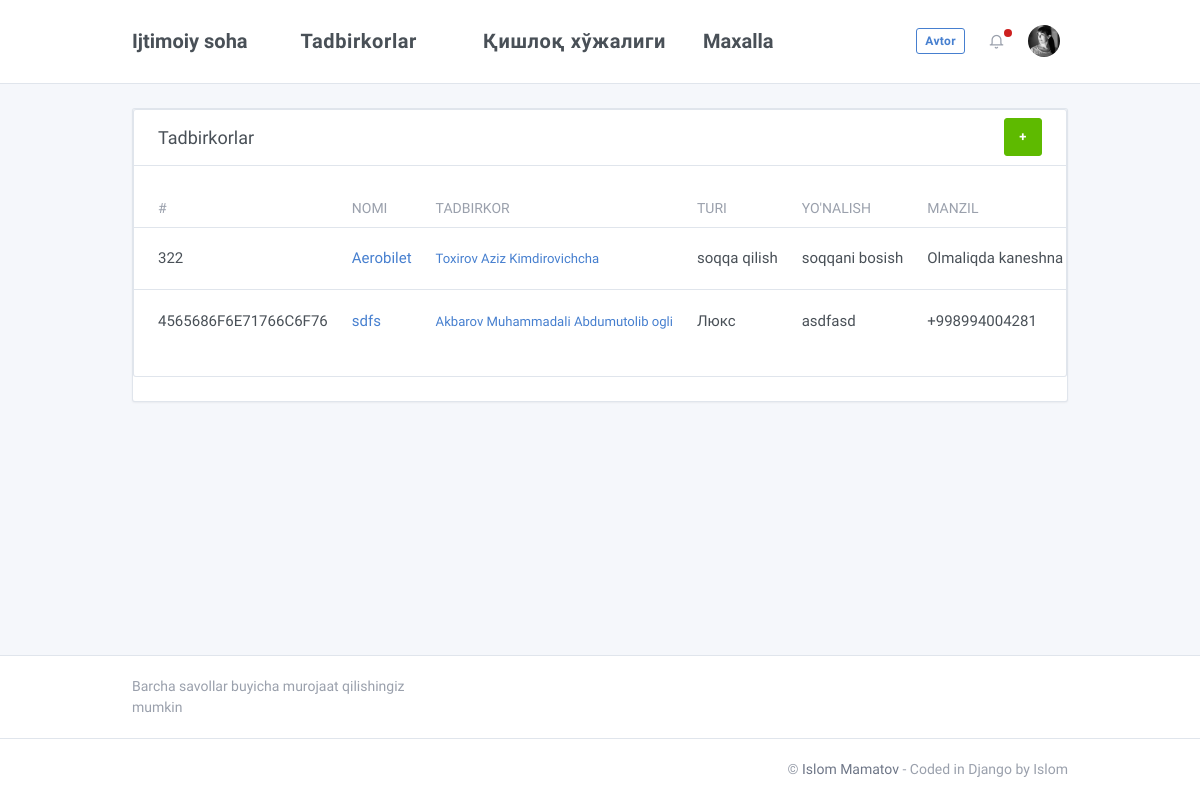
The app's page /bussines/ with its own data.
### app/models.py (models this page shows)
class Business(models.Model):
    number = models.CharField(max_length=20)
    name = models.CharField(max_length=255)
    type = models.CharField(max_length=50)
    destination = models.CharField(max_length=255)
    inn = models.CharField(max_length=10, null=True)
    checking_account = models.IntegerField()
    address = models.CharField(max_length=155)
    owner = models.ForeignKey(User_info, on_delete=models.CASCADE)
    phone_number = models.CharField(max_length=14)

class User_info(models.Model):
    first_name = models.CharField(max_length=50)
    last_name = models.CharField(max_length=50)
    second_name = models.CharField(max_length=50)
    photo = models.ImageField(upload_to='avatars/',  default='core/static/assets/images/user.png')
    birth_date = models.DateField()
    sex = models.CharField(max_length=5)
    passport_data = models.CharField(max_length=9)
    inn = models.CharField(max_length=10, null=True)
    marital_status = models.CharField(max_length=10)  # TODO Choose bo'lishi kerak
    actual_address = models.CharField(max_length=50, default=None)
    passport_address = models.CharField(max_length=50)
    work_status = models.CharField(max_length=50)
    education = models.CharField(max_length=50, blank=True, null=True)
    law_status = models.BooleanField()
    mobile_phone = models.CharField(max_length=14)
    home_phone = models.CharField(max_length=14, null=True, blank=True)
    work_phone = models.CharField(max_length=14, null=True, blank=True)
    mahalla = models.ForeignKey("Mahalla", on_delete=models.PROTECT)
    def __str__(self):
        return f"{self.last_name} {self.first_name} {self.second_name}"

### app/views.py (the view, shortened to what this page needs)
# urls.py: path('bussines/', Bussines_view.as_view(), name='bussines'),
class Bussines_view(View):
    def get(self, request):
        content = {
            'bussines': Business.objects.all(),
            'form': BussinessForm()
        }
        return render(request, 'templatesMe/bussines.html', content)

### core/templates/templatesMe/bussines.html (shortened to what this page needs)
{% extends "layouts/base.html" %}
{% load crispy_forms_tags %}
{% load static %}
{% block content %}
    <div class="container ">
        <div class="row row-cards row-deck my-5">
            <div class="col-12">
                <div class="card">
                    <div class="card">
                        <div class="card-header d-flex justify-content-between">
                            <h3 class="card-title">Tadbirkorlar</h3>
                            <button data-toggle="modal" data-target="#exampleModal"
                                    class="h3 btn btn-success m-0 text-white font-weight-bold ">+
                            </button>
                        </div>
                        <div class="card-body" style="padding-left: 0 !important;padding-right: 0 !important;">
                            <div class="table-responsive">
                                <table class="table table-hover table-outline table-vcenter text-nowrap card-table">
                                    <thead>
                                    <tr>
                                        <th>#</th>
                                        <th>Nomi</th>
                                        <th>Tadbirkor</th>
                                        <th>Turi</th>
                                        <th>Yo'nalish</th>
                                        <th>Manzil</th>
                                    </tr>
                                    </thead>
                                    <tbody>
                                    {% for mah in bussines %}
                                        <tr>
                                            <td>{{ mah.number }}</td>
                                            <td>
                                                <div>
                                                    <a href="{% url 'update_bussiness' mah.id %}">{{ mah.name }}</a>
                                                </div>
                                            </td>
                                            <td>
                                                <div class="small"><a
                                                        href="{% url 'update_user' mah.owner.id %}">{{ mah.owner.first_name }} {{ mah.owner.last_name }} {{ mah.owner.second_name }}</a>
                                                </div>
                                            </td>
                                            <td>
                                                {{ mah.type }}
                                            </td>
                                            <td>
                                                {{ mah.destination }}
                                            </td>
                                            <td>
                                                {{ mah.address }}
                                            </td>
                                        </tr>
                                    {% endfor %}
                                    </tbody>
                                </table>
                            </div>
                        </div>
                    </div>
                </div>
            </div>
        </div>
    </div>
{% endblock content %}

### records on screen
Business: number "322", name "Aerobilet", owner.first_name "Toxirov", owner.last_name "Aziz", owner.second_name "Kimdirovichcha", type "soqqa qilish", destination "soqqani bosish", address "Olmaliqda kaneshna"
Business: number "4565686F6E71766C6F76", name "sdfs", owner.first_name "Akbarov", owner.last_name "Muhammadali", owner.second_name "Abdumutolib ogli", type "Люкс", destination "asdfasd", address "+998994004281"
